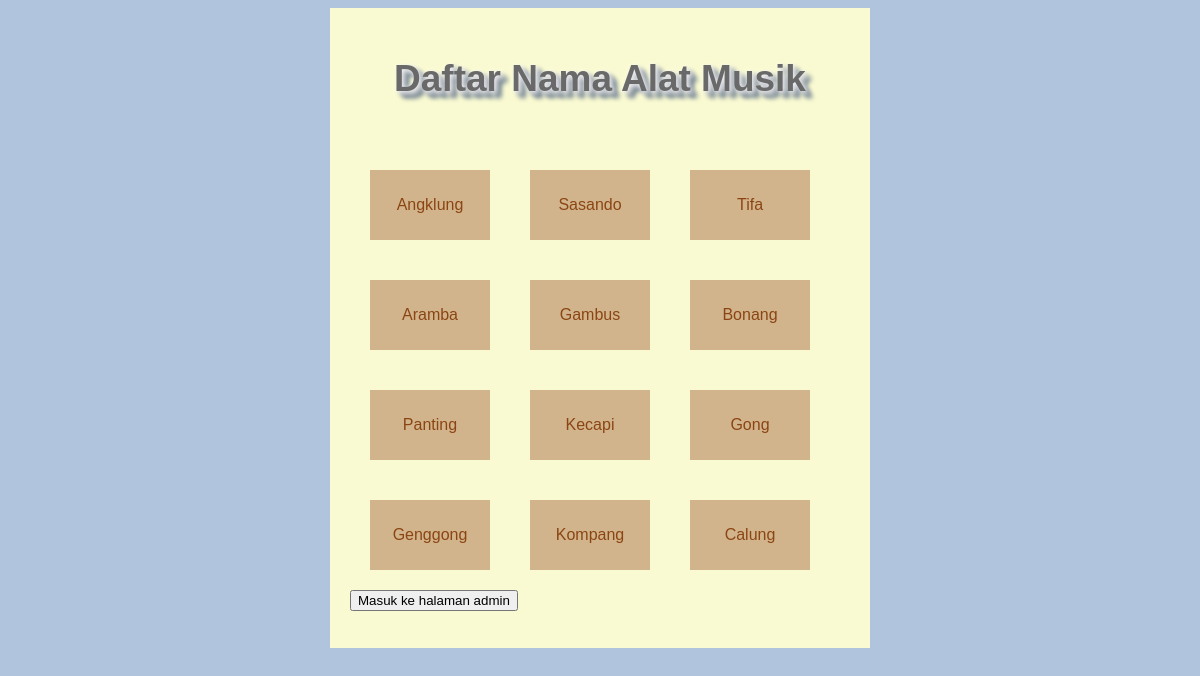
The page /Latihan7c/index.php on the database its author committed.
### tables this page shows
CREATE TABLE `alat_musik` (
  `id` int(11) NOT NULL,
  `gambar` varchar(100) DEFAULT NULL,
  `nama_alat_musik` varchar(100) DEFAULT NULL,
  `provinsi` varchar(100) DEFAULT NULL,
  `sumber_bunyi` varchar(100) DEFAULT NULL,
  `cara_memainkan` varchar(100) DEFAULT NULL
);

### Latihan7c/php/functions.php (called while the page is built, shortened)
<?php
function koneksi()
{
    $conn = mysqli_connect("localhost", "root", "") or die("koneksi ke DB gagal");
    mysqli_select_db($conn, "tubes_193040159") or die("Database salah!");
    return $conn;
}
function query($query)
{
    $conn = koneksi();
    $result = mysqli_query($conn, "$query");
    $rows = [];
    while ($row = mysqli_fetch_assoc($result)) {
        $rows[] = $row;
    }
    return $rows;
}

### Latihan7c/index.php (the view, shortened to what this page needs)
<?php
require 'php/functions.php';
$alat_musik = query("SELECT * FROM alat_musik");
?>
<!DOCTYPE html>
<html lang="en">
<head>
    <link rel="stylesheet" href="css/style.css">
</head>
<body>
    <div id="page-wrap">
        <div class="content">
            <h1 class="judul">Daftar Nama Alat Musik</h1>
            <?php foreach ($alat_musik as $am) : ?>
                <div class="kotak">
                    <p class="nama">
                        <a href="php/detail.php?id=<?= $am['id']; ?>">
                            <?= $am["nama_alat_musik"]; ?>
                        </a>
                    </p>
                </div>
            <?php endforeach; ?>
        </div>
        <a href="php/login.php">
            <button>Masuk ke halaman admin</button>
        </a>
    </div>
</body>
</html>

### Latihan7c/css/style.css (style rules this page uses)
body { background-color: lightsteelblue; }
.content { margin: 0px auto 0px auto; }
#page-wrap { width: 500px; height: 600px; margin: 0px auto 0px auto; padding: 20px; background-color: lightgoldenrodyellow; }
.nama a { color: saddlebrown; text-decoration: none; }
h1 { text-align: center; margin:30px 0 50px 0; }
.kotak { text-align: center; width: 100px; height: 50px; margin: 20px; padding: 10px; float: left; background-color: tan; }
.judul { font-family: Arial, Helvetica, sans-serif; text-shadow: 1px 1px 5px ghostwhite, 3px 3px 5px silver, 5px 5px 5px lightslategray, 7px 7px 5px slategray; color: dimgray; font-size: 37px; }
p { font-family: Arial, Helvetica, sans-serif; }

### rows shown on the page
alat_musik: nama_alat_musik "Angklung"
alat_musik: nama_alat_musik "Sasando"
alat_musik: nama_alat_musik "Tifa"
alat_musik: nama_alat_musik "Aramba"
alat_musik: nama_alat_musik "Gambus"
alat_musik: nama_alat_musik "Bonang"
alat_musik: nama_alat_musik "Panting"
alat_musik: nama_alat_musik "Kecapi"
alat_musik: nama_alat_musik "Gong"
alat_musik: nama_alat_musik "Genggong"
alat_musik: nama_alat_musik "Kompang"
alat_musik: nama_alat_musik "Calung"
